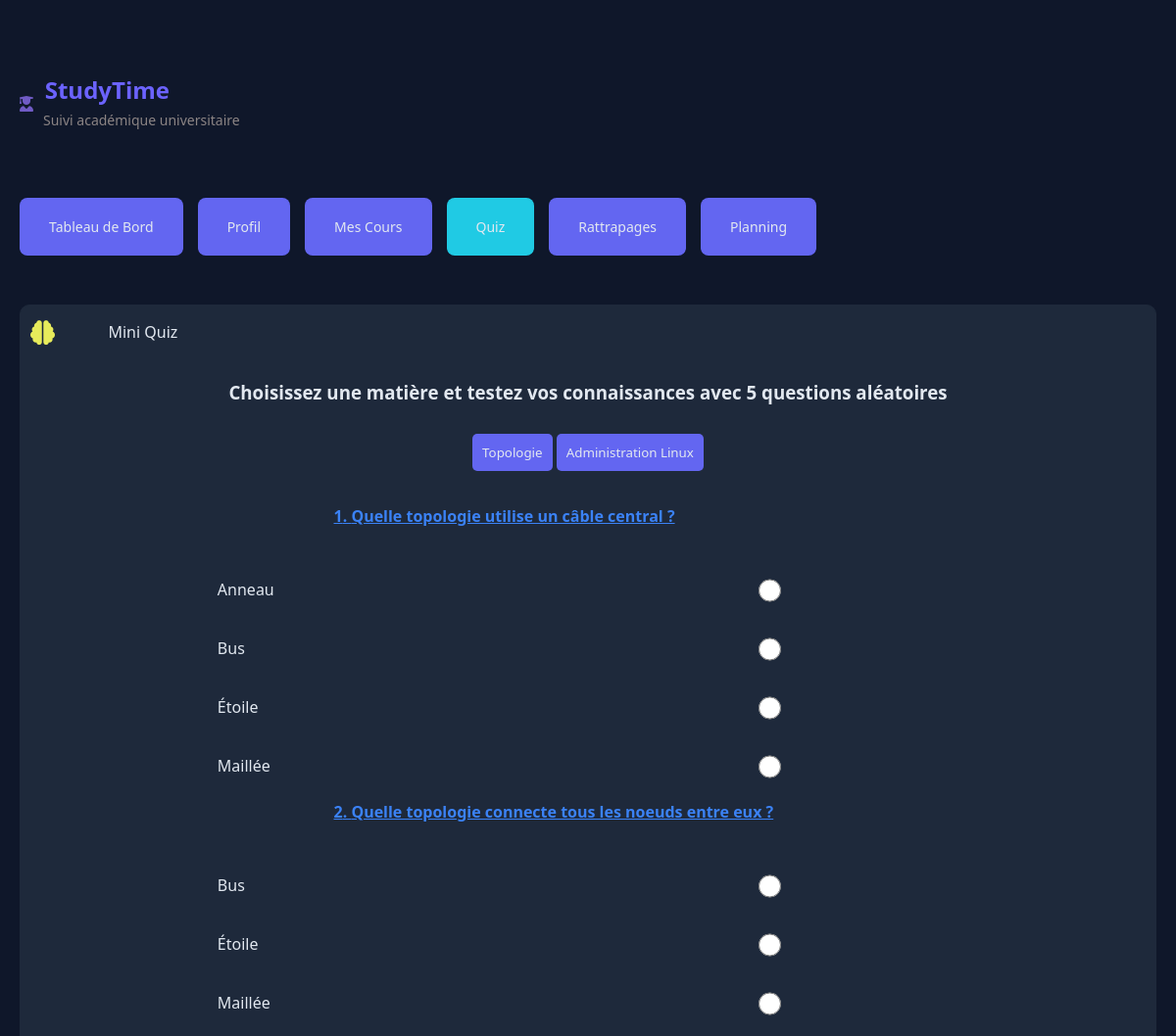
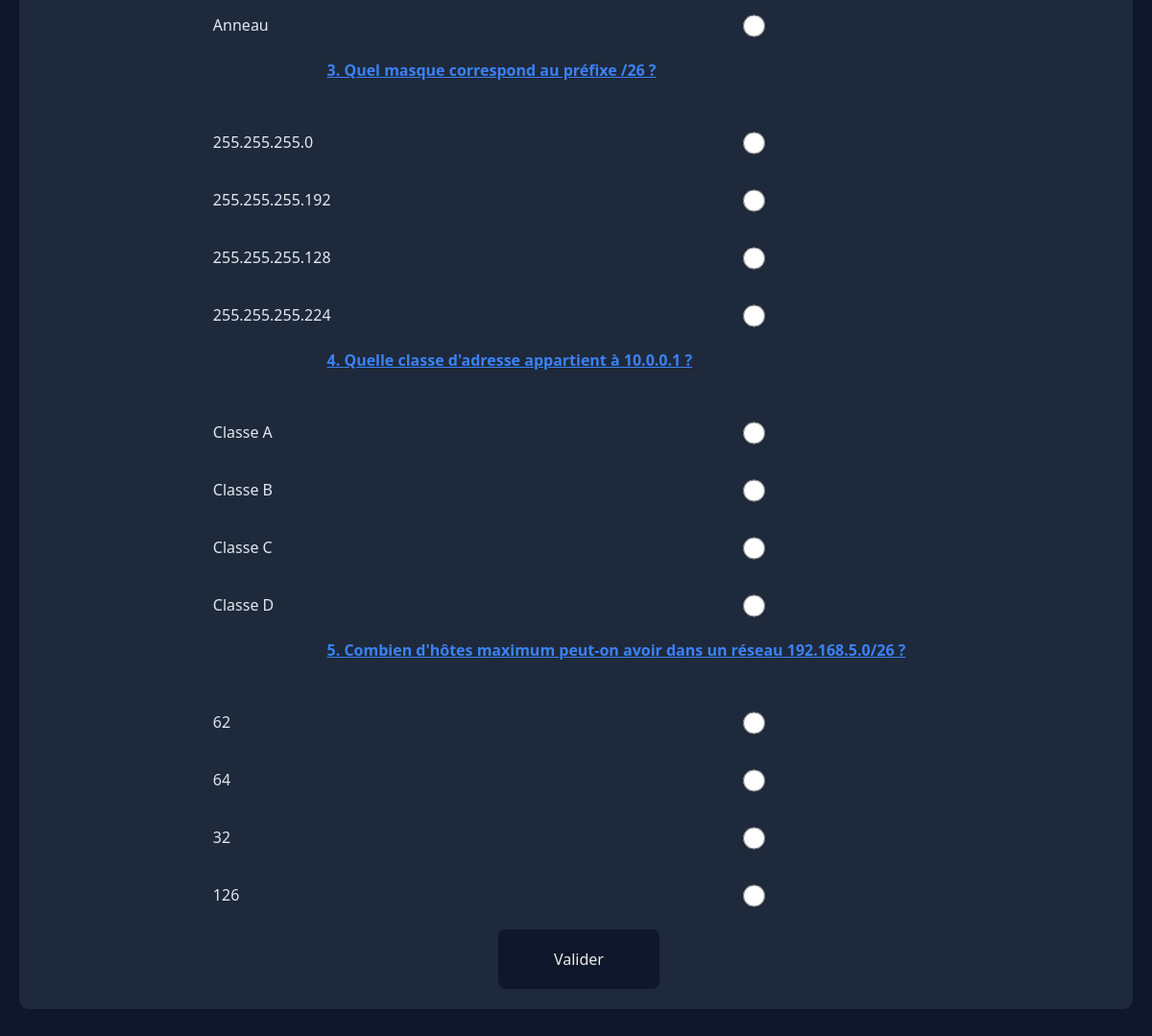
/quiz?subject_id=1, run on the app's committed database (2 pictures, top to bottom).
### app.py (models this page shows)
class Subject(db.Model):
    id = db.Column(db.Integer, primary_key=True)
    name = db.Column(db.String(100))
    questions = db.relationship('Question', backref='subject', lazy=True)

class Question(db.Model):
    id = db.Column(db.Integer, primary_key=True)
    question_text = db.Column(db.String(200))
    option_a = db.Column(db.String(100))
    option_b = db.Column(db.String(100))
    option_c = db.Column(db.String(100))
    option_d = db.Column(db.String(100))
    correct_answer = db.Column(db.String(1))
    subject_id = db.Column(db.Integer, db.ForeignKey('subject.id'), nullable=False)

### app.py (the view, shortened to what this page needs)
@app.route("/quiz", methods=["GET", "POST"])
def quiz():
    subjects = Subject.query.all()
    questions = None
    subject_id = request.args.get("subject_id")
    if subject_id:
        subject_id = int(subject_id)
        questions = Question.query.filter_by(subject_id=subject_id).all()
    return render_template("quiz.html",
                           subjects=subjects,
                           questions=questions,
                           result=False,
                           subject_id=subject_id if subject_id else None)

### templates/quiz.html (shortened to what this page needs)
<!DOCTYPE html>
<html lang="fr">
<head>
    <link rel="stylesheet" href="{{ url_for('static', filename='style.css') }}">
    <link rel="stylesheet" href="https://cdnjs.cloudflare.com/ajax/libs/font-awesome/6.4.0/css/all.min.css">
</head>
<body>
  <div class="principal">
    <div class="header">
      <div class="logo">
        <i class="fa-solid fa-user-graduate" style="color: rgb(112, 91, 197);"></i>
      </div>
      <div>
        <h1>StudyTime</h1>
        <p>Suivi académique universitaire</p>
      </div>
    </div>
    <div class="principal_nav">
      <button><a href="{{ url_for('home')}}">Tableau de Bord</a></button>
      <button><a href="{{ url_for('profil') }}">Profil</a></button>
      <button><a href="{{ url_for('myclasses') }}">Mes Cours</a></button>
      <button class="activ"><a href="{{ url_for('quiz') }}">Quiz</a></button>
      <button><a href="{{ url_for('rattrapage') }}">Rattrapages</a></button>
      <button><a href="{{ url_for('planning') }}">Planning</a></button>
    </div>
    <section class="quiz_section">
        <div class="Title">
            <div class="small-brain-icon">
                <i class="fa-solid fa-brain" style="color: rgb(231, 235, 91);"></i>
            </div>
            <span class="quiz_text">Mini Quiz</span>
        </div>
        <h3 class="subtext">Choisissez une matière et testez vos connaissances avec 5 questions aléatoires</h3>
        <div class="quiz-button">
            {% for s in subjects %}
                <button><a class="quiz-btn" href="{{ url_for('quiz', subject_id=s.id) }}">{{ s.name }}</a></button>
            {% endfor %}
        </div>
        {% if questions %}
        <form method="POST" class="questions_form">
            {% for q in questions %}
                <div class="question_box">
                    <p><strong>{{ loop.index }}. {{ q.question_text }}</strong></p>
                    <label><input class="quiz-input-radio" type="radio" name="question_{{ q.id }}" value="A"> {{ q.option_a }}</label><br>
                    <label><input class="quiz-input-radio" type="radio" name="question_{{ q.id }}" value="B"> {{ q.option_b }}</label><br>
                    <label><input class="quiz-input-radio" type="radio" name="question_{{ q.id }}" value="C"> {{ q.option_c }}</label><br>
                    <label><input class="quiz-input-radio" type="radio" name="question_{{ q.id }}" value="D"> {{ q.option_d }}</label>
                </div>
            {% endfor %}
            <button type="submit" class="b-submit">Valider</button>
        </form>
        {% endif %}
    </section>
  </div>
</body>
</html>

### static/style.css (style rules this page uses)
* { margin: 0; padding: 0; box-sizing: border-box; font-family: 'Segoe UI', Tahoma, Geneva, Verdana, sans-serif; }
:root { --bg-main : #0F172A ; --second-font-color : #334155 ; --accent : #20cae4 ; --success : #108981 ; --failed :#F43F5E ; --warning : #F59E08 ; --first-text-color : #E2E8F0 ; --second-text-color : #94A3B8 ; --basic-subtext-color : #8b8484 ; --progress-bar-color : #8b8484 ; --text-mark-color : #a855f7 ; --bloc-font-color : #1E293B ; --bloc-font-bg-hover-color : #33334d ; --rbloc-hover-color : #4343616e ; --rbloc-hover-color : #c9c1c1 ; --mini-card-bg-hover-color : #666 ; --classes-bloc-bg-color : #252535 ; --nav-standard-bg-color : #705bc5 ; --nav-hover-bg-color : #33334d ; --nav-active-bg-color : #46acb8 ; --header-h1-text-color : #6c63ff ; --dashboard-icon-color : #705bc5 ; --brain-icon-color : #e7eb5b ; --bg-icon-color : #a66ddcc4 ; --button-standard-bg-color : #6366F1 ; --button-hover-bg-color : #33334d ; --button-revise-color : #3b82f6 ; --input-bg-color : #1E1E2F ; --input-border-color : #ffffff1a; --input-placeholder-color : #aaa ; --input-submit-bg-color : #6c63ff ; --progress-bar-bg-color : linear-gradient(90deg, #a855f7, #3b82f6) ; }
body { background-color:var(--bg-main); color: var(--first-text-color); }
.principal { max-width: 1200px; margin: 40px auto; padding: 20px; }
.header { display: flex; align-items: center; margin-bottom: 30px; }
.header h1 { font-size: 24px; margin-left: 10px; color:var(--header-h1-text-color); position: relative ; top : 15px ; left: -35px ; }
.header p { font-size: 14px; color: var(--basic-subtext-color) ; margin-left: 10px; }
.principal_nav { display: flex; gap: 15px; margin-bottom: 30px; width : 100% }
.principal_nav button { padding: 20px 30px; border: none; border-radius: 8px; font-size: 14px; font-family: Verdana, Geneva, Tahoma, sans-serif; background-color: var(--button-standard-bg-color); transition: 0.3s; }
.principal_nav button.activ { background-color: var(--accent); color: var(--second-text-color) ; }
a { text-decoration: none; color: var(--first-text-color); }
input { width:100% ; height :50px ; padding :12px 15px ; background-color : var(--input-bg-color); border : 1px solid var(--input-border-color) ; border-radius :10px ; color : var(--first-text-color) ; font-size : 15px ; margin-bottom: 10px; }
input::placeholder { color: var(--input-placeholder-color); }
section.quiz_section { background-color: var(--bloc-font-color); border: solid 0.0001px var(--bloc-font-color) ; min-height : 250px ; border-radius: 10px; }
.small-brain-icon { margin:10px 10px ; font-size : 25px ; }
.quiz-button { align-items: center; text-align: center; }
.quiz-button button { padding: 10px; border: none ; border-radius: 5px; background-color: var(--button-standard-bg-color); margin-bottom : 15px ; transition: all 0.6s ease-in; }
h3.subtext { text-align: center ; margin-bottom : 10px ; }
.quiz_text { position :relative ; left :6% ; top :-38px ; margin-left : 20px ; }
h1 { color: var(--first-text-color); text-align: center; }
div.question_box label { position: relative; left: 15%; }
div.question_box label input.quiz-input-radio { border: 1px solid red ; width: 23px; position: relative; top: 20px; left : 50% ; }
.question_box p strong { margin-left : 30px ; color: var(--button-revise-color); position : relative ; left:25%; text-decoration: underline; }
.question_box p strong { margin-top : 30px; }
.result_box h3 , p ,button { margin-top: 20px; margin-bottom : 20px ; }
button.b-submit { position : relative ; left: 43%; background-color:var(--bg-main); padding: 20px 58px; position:relative ; text-align: center; align-items: center; color:#EAEAEA; font-size : 16px ; font-weight: 500; border:none; border-radius: 8px; transition: all 0.7s ease-in; }

### data on the page
Subject: name "Topologie"
Subject: name "Administration Linux"
Question: question_text "Quelle topologie utilise un câble central ?", option_a "Anneau", option_b "Bus", option_c "Étoile", option_d "Maillée"
Question: question_text "Quelle topologie connecte tous les noeuds entre eux ?", option_a "Bus", option_b "Étoile", option_c "Maillée", option_d "Anneau"
Question: question_text "Quel masque correspond au préfixe /26 ?", option_a "255.255.255.0", option_b "255.255.255.192", option_c "255.255.255.128", option_d "255.255.255.224"
Question: question_text "Quelle classe d'adresse appartient à 10.0.0.1 ?", option_a "Classe A", option_b "Classe B", option_c "Classe C", option_d "Classe D"
Question: question_text "Combien d'hôtes maximum peut-on avoir dans un réseau 192.168.5.0/26 ?", option_a "62", option_b "64", option_c "32", option_d "126"
